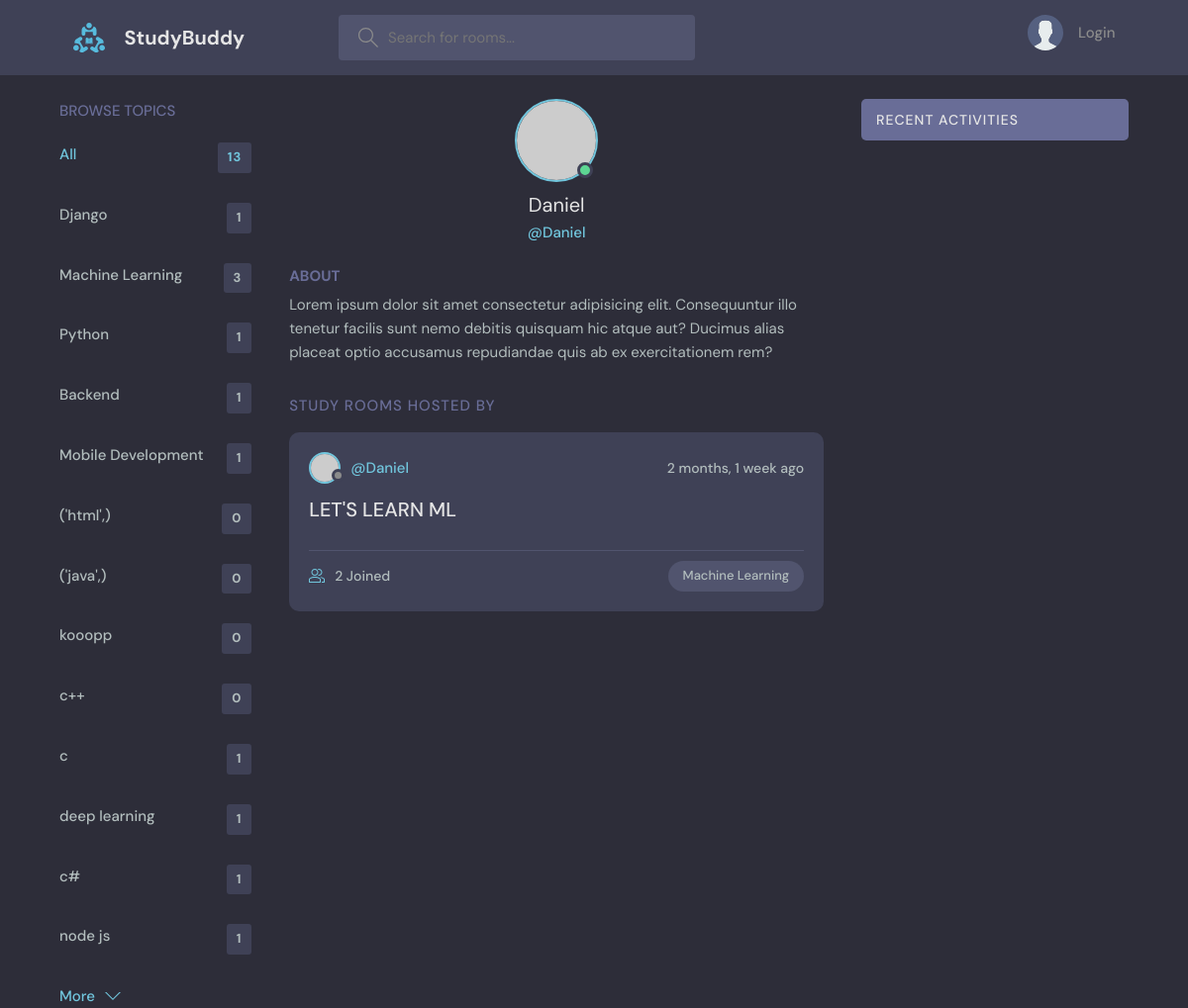
Page /user-profile/2/ on the committed database.
### base/models.py (models this page shows, shortened)
class Topic(models.Model):
    name = models.CharField(max_length=200)

class Room(models.Model):
    host = models.ForeignKey(User, on_delete=models.SET_NULL, null=True)
    topic =models.ForeignKey(Topic, on_delete=models.SET_NULL, null=True)
    name = models.CharField(max_length=150)
    members = models.ManyToManyField(User, related_name='members', blank=True)
    description = models.TextField(null=True, blank=True)
    update = models.DateTimeField(auto_now=True)
    created = models.DateTimeField(auto_now_add=True)
    class Meta:
        ordering = ['-update','-created']

### base/views.py (the view)
# urls.py: path('user-profile/<str:pk>/', views.userProfile, name='user-profile'),
def userProfile(request, pk):
    user = User.objects.get(id=pk)
    rooms = user.room_set.all()
    conversations = user.message_set.all()
    topics = Topic.objects.all()
    context = {'user':user, 'topics':topics,'rooms':rooms, 'conversations':conversations}
    return render(request, 'base/profile.html', context)

### base/templates/base/profile.html (shortened to what this page needs)
{% extends 'main.html' %}
{% block content %}
  <main class="profile-page layout layout--3">
    <div class="container">
      {% include 'base/topics_component.html' %}
      <div class="roomList">
        <div class="profile">
          <div class="profile__avatar">
            <div class="avatar avatar--large active">
              <img src="https://randomuser.me/api/portraits/men/11.jpg" />
            </div>
          </div>
          <div class="profile__info">
            <h3>{{user.username}}</h3>
            <p>@{{user.username}}</p>
          </div>
          <div class="profile__about">
            <h3>About</h3>
            <p>
              Lorem ipsum dolor sit amet consectetur adipisicing elit. Consequuntur illo tenetur
              facilis sunt nemo debitis quisquam hic atque aut? Ducimus alias placeat optio
              accusamus repudiandae quis ab ex exercitationem rem?
            </p>
          </div>
        </div>
        <div class="roomList__header">
          <div>
            <h2>Study Rooms Hosted by {{host.username}}</a>
            </h2>
          </div>
        </div>
        {% include 'base/feed_component.html' %}
      </div>
      <div class="activities">
          <div class="activities__header">
            <h2>Recent Activities</h2>
          </div>
        </div>
    </div>
  </main>
  {% endblock content %}

### base/templates/base/topics_component.html
<div class="topics">
          <div class="topics__header">
            <h2>Browse Topics</h2>
          </div>
          <ul class="topics__list">
            <li>
              <a href="{% url 'home' %}" class="active">All <span>{{topics.count}}</span></a>
            </li>
            {% for topic in topics %}
            <li>
              <a href="{% url 'home' %}?q={{topic.name}}">{{topic.name}} <span>{{topic.room_set.all.count}}</span></a>
            </li>
            {% endfor %}
          </ul>
          <a class="btn btn--link" href="topics.html">
            More
            <svg version="1.1" xmlns="http://www.w3.org/2000/svg" width="32" height="32" viewBox="0 0 32 32">
              <title>chevron-down</title>
              <path d="M16 21l-13-13h-3l16 16 16-16h-3l-13 13z"></path>
            </svg>
          </a>
        </div>

### base/templates/base/feed_component.html (shortened to what this page needs)
            {% for room in rooms %}
          <div class="roomListRoom">
            <div class="roomListRoom__header">
              <a href="{% url 'user-profile' room.host.id %}" class="roomListRoom__author">
                <div class="avatar avatar--small">
                  <img src="https://randomuser.me/api/portraits/women/11.jpg" />
                </div>
                <span>@{{room.host.username}}</span>
              </a>
              <div class="roomListRoom__actions">
                <span>{{room.created|timesince}} ago</span>
              </div>
            </div>
            <div class="roomListRoom__content">
              <a href="{% url 'room' room.id %}">{{room.name}}</a>
            </div>
            <div class="roomListRoom__meta">
              <a href="{% url 'room' room.id %}" class="roomListRoom__joined">
                {{room.members.count}} Joined
              </a>
              <p class="roomListRoom__topic">{{room.topic.name}}</p>
            </div>
          </div>
    {% endfor %}

### rows in the picture
Topic: name "Django", room_set.all.count "1"
Topic: name "Machine Learning", room_set.all.count "3"
Topic: name "Python", room_set.all.count "1"
Topic: name "Backend", room_set.all.count "1"
Topic: name "Mobile Development", room_set.all.count "1"
Topic: name "('html',)", room_set.all.count "0"
Topic: name "('java',)", room_set.all.count "0"
Topic: name "kooopp", room_set.all.count "0"
Topic: name "c++", room_set.all.count "0"
Topic: name "c", room_set.all.count "1"
Topic: name "deep learning", room_set.all.count "1"
Topic: name "c#", room_set.all.count "1"
Topic: name "node js", room_set.all.count "1"
Room: host.username "Daniel", created "2 months, 1 week", name "LET'S LEARN ML", members.count "2", topic.name "Machine Learning"

### other values in the picture
{{ topics.count }} "13"
{{ user.username }} "Daniel"
